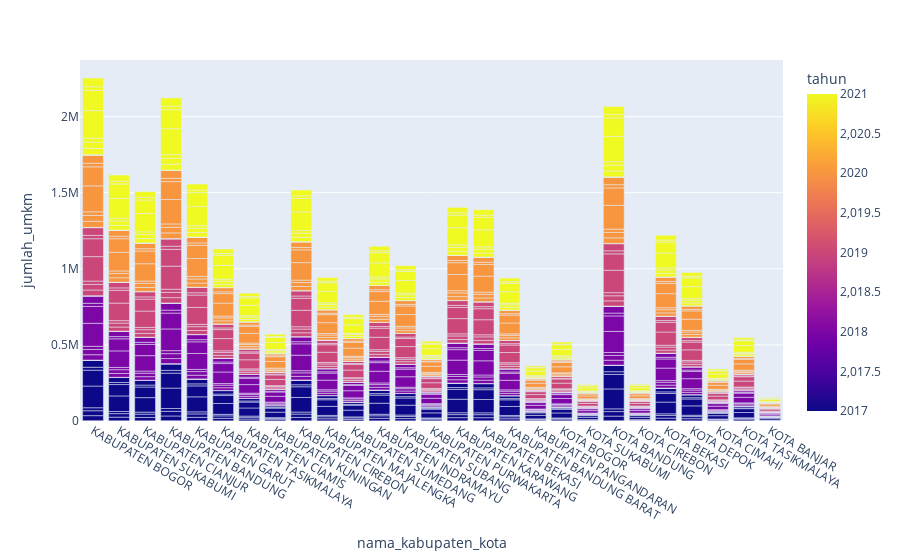

Notebook source saved alongside this figure:
### Markdown cell above
### **Nama Kabupaten dan Kota manakah yang memiliki Jumlah UMKM terbanyak dalam setiap tahunnya?**

### Code cell
bivariate_visualization_bar(
    data=data,
    x=data['nama_kabupaten_kota'],
    y=data['jumlah_umkm'],
    color=data['tahun']
)

### Figure 1 — Plotly figure (JSON) as saved in the notebook; plotly's stock layout.template omitted (floating-point values rounded to 4 significant figures; data arrays with more than 128 entries replaced by an {"elided": "..."} marker saying what was removed)
{"data": [{"alignmentgroup": "True", "hovertemplate": "nama_kabupaten_kota=%{x}<br>jumlah_umkm=%{y}<br>tahun=%{marker.color}<extra></extra>", "legendgroup": "", "marker": {"color": {"elided": "1350 int values"}, "coloraxis": "coloraxis", "pattern": {"shape": ""}}, "name": "", "offsetgroup": "", "orientation": "v", "showlegend": false, "textposition": "auto", "type": "bar", "x": {"elided": "1350 str values"}, "xaxis": "x", "y": {"elided": "1350 int values"}, "yaxis": "y"}], "layout": {"autosize": true, "barmode": "relative", "coloraxis": {"colorbar": {"title": {"text": "tahun"}}, "colorscale": [[0, "#0d0887"], [0.1111, "#46039f"], [0.2222, "#7201a8"], [0.3333, "#9c179e"], [0.4444, "#bd3786"], [0.5556, "#d8576b"], [0.6667, "#ed7953"], [0.7778, "#fb9f3a"], [0.8889, "#fdca26"], [1, "#f0f921"]]}, "legend": {"tracegroupgap": 0}, "margin": {"t": 60}, "xaxis": {"anchor": "y", "autorange": true, "domain": [0, 1], "range": [-0.5, 26.5], "title": {"text": "nama_kabupaten_kota"}, "type": "category"}, "yaxis": {"anchor": "x", "autorange": true, "domain": [0, 1], "range": [0, 2372000.0], "title": {"text": "jumlah_umkm"}, "type": "linear"}}}
